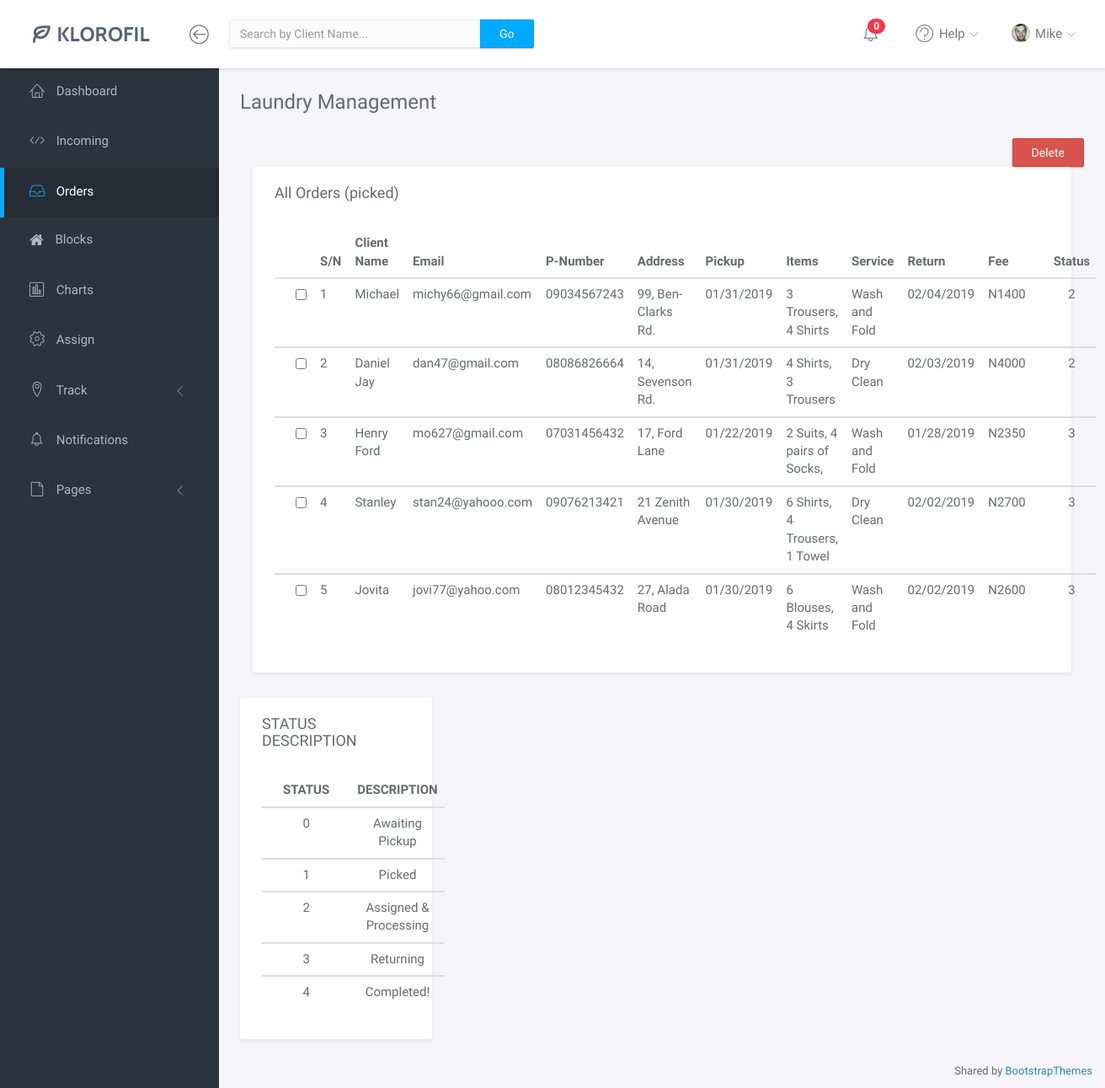
/admin/laundry_admin.php (signed in), run on the app's committed database.
### tables this page shows
CREATE TABLE IF NOT EXISTS `clients` (
  `O-ID` int NOT NULL AUTO_INCREMENT,
  `NAME` text NOT NULL,
  `EMAIL` text NOT NULL,
  `PNUMBER` varchar(20) NOT NULL,
  `ADDRESS` text NOT NULL,
  `PICKUP` text NOT NULL,
  `ITEMS` text NOT NULL,
  `SERVICE` text NOT NULL,
  `PAYMENT` int NOT NULL,
  `RETURN` text NOT NULL,
  `STATUS` int NOT NULL DEFAULT '0',
  PRIMARY KEY (`O-ID`)
);

CREATE TABLE IF NOT EXISTS `status` (
  `STATUS` varchar(1) NOT NULL,
  `DESCRIPTION` text NOT NULL
);

### admin/laundry_admin.php (the view, shortened to what this page needs)
<?php
include ("connect.php");
	?>
<!doctype html>
<html lang="en">
<head>
	<link rel="stylesheet" href="assets/vendor/bootstrap/css/bootstrap.min.css">
	<link rel="stylesheet" href="assets/vendor/font-awesome/css/font-awesome.min.css">
	<link rel="stylesheet" href="assets/vendor/linearicons/style.css">
	<link rel="stylesheet" href="assets/vendor/toastr/toastr.min.css">
	<link rel="stylesheet" href="assets/css/main.css">
</head>
<body>
	<div id="wrapper">
		<?php include ("navbar.php");?>
		<?php include ("sidebar.php");?>
		<div class="main">
			<div class="main-content">
				<div class="container-fluid">
					<h3 class="page-title">Laundry Management</h3>
					<form action="" method="post" enctype="multipart/form-data">
					<div class="box-body pull-right" style="align:right;">
                     <input type="submit" class="btn btn-danger" value="Delete" name="delete">
					</div><br>
						    <div class="col-md-12">
							<div class="panel">
								<div class="panel-heading">
									<h3 class="panel-title">All Orders (picked)</h3>
								</div>
								<div class="panel-body">
									<table class="table table-hover" id="myTable">
										<thead>
											<tr>
											    <th></th>
											    <th>S/N</th>
												<th>Client Name</th>
												<th>Email</th>
												<th>P-Number</th>
												<th>Address</th>
												<th>Pickup</th>
												<th>Items</th>
												<th>Service</th>
												<th>Return</th>
												<th>Fee</th>
												<th>Status</th>
											</tr>
										</thead>
										<?php
										$i = 0;
										$sql = 'SELECT * from clients WHERE `STATUS` != 0 order by status';
                                        $result = mysqli_query($conn, $sql);
                                        if (mysqli_num_rows($result) > 0) {
                                        while($row = mysqli_fetch_assoc($result)) {
                                        ?>
										<tbody>
											<tr>
											    <td><input type="checkbox" name="id[]" onclick="toggle_highlight(this)" value="<?php echo $row['O-ID']?>"></td>
											    <td><?php echo ++$i; ?></td>
								                <td><?php echo $row['NAME']; ?></td>
												<td><?php echo $row['EMAIL']; ?></td>
												<td><?php echo $row['PNUMBER']; ?></td>
												<td><?php echo $row['ADDRESS']; ?></td>
												<td><?php echo $row['PICKUP']; ?></td>
												<td><?php echo $row['ITEMS']; ?></td>
												<td><?php echo $row['SERVICE']; ?></td>
												<td><?php echo $row['RETURN']; ?></td>
												<td><?php echo "N".$row['PAYMENT']; ?></td>
												<td style="text-align:center;"><?php echo $row['STATUS']; ?></td>
											</tr>
										</tbody>
										<?php
                                        }
                                    } else {
                                       echo '0 results';
                                    }
                                    ?>
									</table>
								</div>
							</div>
						</div><br>
						</form>
							<br>
							<div class="row">
						<div class="col-md-3">
							<div class="panel">
								<div class="panel-heading">
									<h3 class="panel-title">STATUS DESCRIPTION</h3>
								</div>
								<div class="panel-body">
									<table class="table table-hover">
										<thead>
											<tr>
												<th style="text-align:center;">STATUS</th>
												<th style="text-align:center;">DESCRIPTION</th>
											</tr>
										</thead>
										<?php
										$sql = 'SELECT * from status';
                                        $result = mysqli_query($conn, $sql);
                                        if (mysqli_num_rows($result) > 0) {
                                        while($row = mysqli_fetch_assoc($result)) {
                                        ?>
										<tbody>
											<tr>
											    <td style="text-align:center;"><?php echo $row['STATUS']; ?></td>
								                <td style="text-align:center;"><?php echo $row['DESCRIPTION']; ?></td>
											</tr>
										</tbody>
										<?php
                                        }
                                    } else {
                                       echo '0 results';
                                    }
                                    ?>
									</table>
								</div>
							</div>
						</div>
						</div>
					</div>
				</div>
			</div>
		</div>
		<footer>
			<div class="container-fluid">
				<p class="copyright">Shared by <i class="fa fa-love"></i><a href="https://bootstrapthemes.co">BootstrapThemes</a>
</p>
			</div>
		</footer>
</body>
</html>

### admin/assets/css/main.css (style rules this page uses)
html { position: relative; min-height: 100%; }
body { background-color: #F3F5F8; font-family: "Source Sans Pro", sans-serif; font-size: 15px; color: #676a6d; }
a { color: #3287B2; }
th { font-weight: 600; }
.page-title { margin-top: 0; margin-bottom: 30px; font-weight: 300; }
footer { position: absolute; bottom: 0; right: 0; padding-top: 15px; padding-bottom: 10px; }
.copyright { margin-bottom: 0; text-align: right; font-size: 13px; }
#wrapper .main { -webkit-transition: all 0.3s ease-in-out; -moz-transition: all 0.3s ease-in-out; -ms-transition: all 0.3s ease-in-out; -o-transition: all 0.3s ease-in-out; transition: all 0.3s ease-in-out; width: calc(100% - 260px); left: 0; position: relative; float: right; background-color: #f5f5fa; }
#wrapper #sidebar-nav, #wrapper .main { padding-top: 80px; }
.main-content { padding: 28px 10px; }
.btn { -webkit-border-radius: 2px; -moz-border-radius: 2px; border-radius: 2px; -moz-box-shadow: 0px 1px 2px 0 rgba(0, 0, 0, 0.2); -webkit-box-shadow: 0px 1px 2px 0 rgba(0, 0, 0, 0.2); box-shadow: 0px 1px 2px 0 rgba(0, 0, 0, 0.2); padding: 6px 22px; }
.panel { -webkit-border-radius: 3px; -moz-border-radius: 3px; border-radius: 3px; -moz-box-shadow: 0 2px 6px rgba(0, 0, 0, 0.08); -webkit-box-shadow: 0 2px 6px rgba(0, 0, 0, 0.08); box-shadow: 0 2px 6px rgba(0, 0, 0, 0.08); background-color: #fff; margin-bottom: 30px; }
.panel .panel-heading, .panel .panel-body, .panel .panel-footer { padding-left: 25px; padding-right: 25px; }
.panel .panel-heading { padding-top: 20px; padding-bottom: 20px; position: relative; }
.panel .panel-heading .panel-title { margin: 0; font-size: 18px; font-weight: 300; }
.panel .panel-body { padding-top: 10px; padding-bottom: 15px; }
.panel .table > thead > tr > td:first-child, .panel .table > thead > tr > th:first-child, .panel .table > tbody > tr > td:first-child, .panel .table > tbody > tr > th:first-child, .panel .table > tfoot > tr > td:first-child, .panel .table > tfoot > tr > th:first-child { padding-left: 25px; }
.panel .table > thead > tr > td:last-child, .panel .table > thead > tr > th:last-child, .panel .table > tbody > tr > td:last-child, .panel .table > tbody > tr > th:last-child, .panel .table > tfoot > tr > td:last-child, .panel .table > tfoot > tr > th:last-child { padding-left: 25px; }

### data on the page
clients: NAME "Michael", EMAIL "michy66@gmail.com", PNUMBER "09034567243", ADDRESS "99, Ben-Clarks Rd.", PICKUP "01/31/2019", ITEMS "3 Trousers, 4 Shirts", SERVICE "Wash and Fold", RETURN "02/04/2019", PAYMENT "1400", STATUS "2"
clients: NAME "Daniel Jay", EMAIL "dan47@gmail.com", PNUMBER "08086826664", ADDRESS "14, Sevenson Rd.", PICKUP "01/31/2019", ITEMS "4 Shirts, 3 Trousers", SERVICE "Dry Clean", RETURN "02/03/2019", PAYMENT "4000", STATUS "2"
clients: NAME "Henry Ford", EMAIL "mo627@gmail.com", PNUMBER "07031456432", ADDRESS "17, Ford Lane", PICKUP "01/22/2019", ITEMS "2 Suits, 4 pairs of Socks,", SERVICE "Wash and Fold", RETURN "01/28/2019", PAYMENT "2350", STATUS "3"
clients: NAME "Stanley", EMAIL "stan24@yahooo.com", PNUMBER "09076213421", ADDRESS "21 Zenith Avenue", PICKUP "01/30/2019", ITEMS "6 Shirts, 4 Trousers, 1 Towel", SERVICE "Dry Clean", RETURN "02/02/2019", PAYMENT "2700", STATUS "3"
clients: NAME "Jovita", EMAIL "jovi77@yahoo.com", PNUMBER "08012345432", ADDRESS "27, Alada Road", PICKUP "01/30/2019", ITEMS "6 Blouses, 4 Skirts", SERVICE "Wash and Fold", RETURN "02/02/2019", PAYMENT "2600", STATUS "3"
status: STATUS "0", DESCRIPTION "Awaiting Pickup"
status: STATUS "1", DESCRIPTION "Picked"
status: STATUS "2", DESCRIPTION "Assigned & Processing"
status: STATUS "3", DESCRIPTION "Returning"
status: STATUS "4", DESCRIPTION "Completed!"

### other printed values
$rowcount "0"
$fname "Mike"
